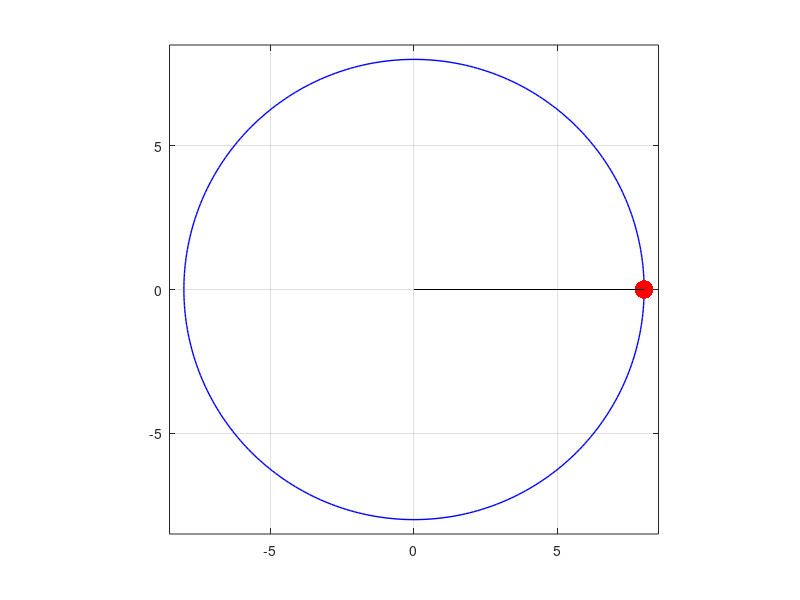

Write MATLAB code to recreate this figure.
clc; clear; close all;

ang = 0:1:360;                           % 원그리기
theta = ang*(pi/180);
r = 8;                                   % 반지름(L1길이)
x = r*cos(theta);                        % 삼각함수이용해서 원 X좌표 Y좌표 얻기 
y = r*sin(theta);


ang1 = 110:1:270;                        % L1이 이동할 각도 설정
theta1 = ang*(pi/180);
r1 = 8;                                  % L1길이
x1 = r*cos(theta);                       % L1의 endeffect좌표
y1 = r*sin(theta);

hf = figure;                             %figure창생성
ha = axes(hf);                           %figure창에 좌표넣기
hp1 = plot(ha,x,y,'b','Linewidth',1);    %원그리기
hold(ha,'on');                           %하나의 figure에 여러개 함수 넣기
hp2 = plot(ha,x1(1),y1(1),'r.');         %이동하는 점생성

hp3 = plot(ha,[0 x1(8)],[0 y1(8)],'k')   %이동하는 선생성


set(hp2,'MarkerSize',40);                %점 크기
axis(ha,'equal');                        %좌표에서 x축, y축 길이 동일
set(ha,'XLim',[-8.5 8.5]);               %좌표에서 x축 설정
set(ha,'YLim',[-8.5 8.5]);               %좌표에서 y축 설정
grid(ha,'on');                           %좌표에 그리드 넣기


%motion
   for i_pt = 1:length(theta);           %애니매이션 실행 1부터theta크기까지 반복

    set(hp2,'XData',x1(i_pt), ...
            'YData',y1(i_pt)      );     %이동하는 점의 x좌표 y좌표를 handle을 
                                         %이용해 속성값 수정
    set(hp3,'XData',[0 x1(i_pt)], ...
            'YData',[0 y1(i_pt)]      ); %이동하는 선의 x좌표 y좌표를 handle을 
                                         %이용해 속성값 수정
    
    pause(0.005)                         %0.005초 딜레이 0에가까울수록 빠름(drawnow함수 이용시 제일 빠름)
   end